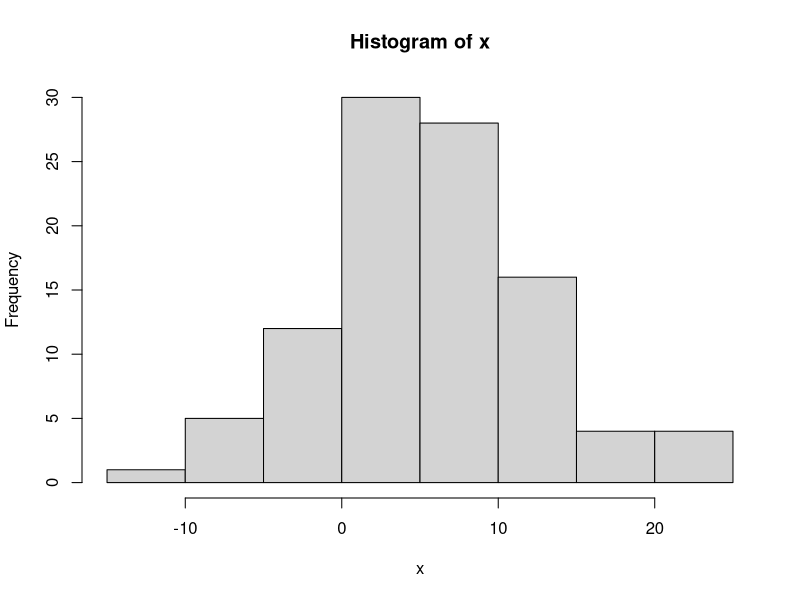
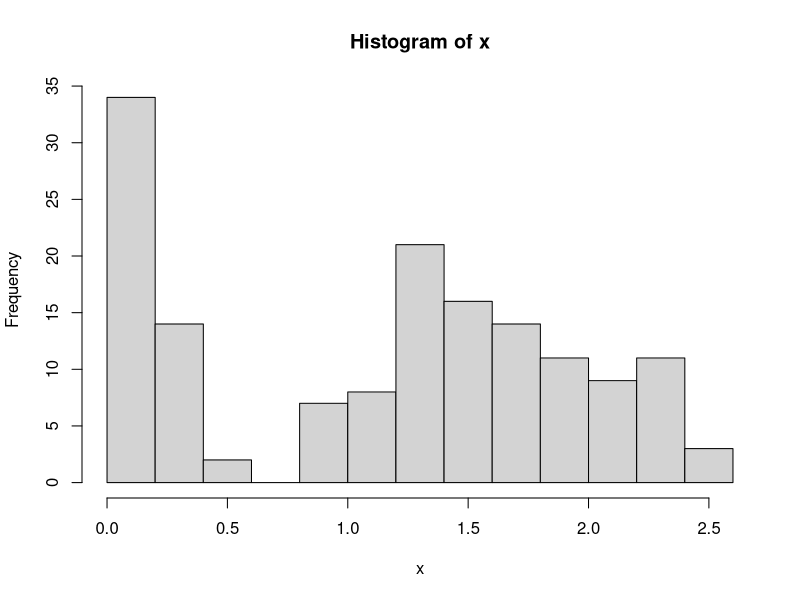

These figures' R source, in order:
## ---- chunk 1
#Draw a 100 points from a random normal of 100 with mean =6, sd =7
x<-rnorm(100,6,7)
#view distribution
hist(x)
#sample 5 without replacement
sample(x,5)
## ---- chunk 2
require(xtable)
options(xtable.type = 'html')
xtable(head(iris))
## ---- chunk 3
require(xtable)
options(xtable.type = 'html')
xtable(head(iris))
## ---- chunk 4
x<-iris$Sepal.Length
head(x)

y<-iris[,"Sepal.Length"]
head(y)
## ---- chunk 5
colnames(iris)
#Identical to iris$Sepal.Length
SL<-iris[,"Sepal.Length"]
head(SL)
SL2<-iris[,1]
## ---- chunk 6
a<-iris[,1:2]
options(xtable.type = 'html')
xtable(head(a))
## ---- chunk 7
#Grab the Sepal.Width
x<-iris$Petal.Width
#Histogram
hist(x)
## ---- chunk 8
#Which values are greater than 1?
x<-iris$Petal.Width
logi<-x > 1

#Return all columns based on iris$Petal.Width
a<-iris[logi,]
## ---- chunk 9
options(xtable.type = 'html')
xtable(head(a))
## ---- chunk 10
#Return all columns based on iris$Petal.Width  values are greater than 1?
a<-iris[iris$Petal.Width > 1,]
## ---- chunk 11
a<-iris[,1:2]
#Return the same column as was subsetted.
head(x[logi])
## ---- chunk 12
#Return all values in Sepal.Length where Sepal.Width is greater than 1. 
head(iris[logi,"Petal.Length"])
## ---- chunk 13
Only4<-iris[iris$Petal.Length==4,]
## ---- chunk 14
options(xtable.type = 'html')
#Get records with petal length of 4
xtable(head(Only4))
## ---- chunk 15
Vers_Only<-iris[iris$Species=="versicolor",]
## ---- chunk 16
options(xtable.type = 'html')
xtable(head(Vers_Only))
## ---- chunk 17
subsetX<-iris[iris$Petal.Length > 4 & iris$Species == "versicolor",]
## ---- chunk 18
options(xtable.type = 'html')
xtable(head(subsetX))
